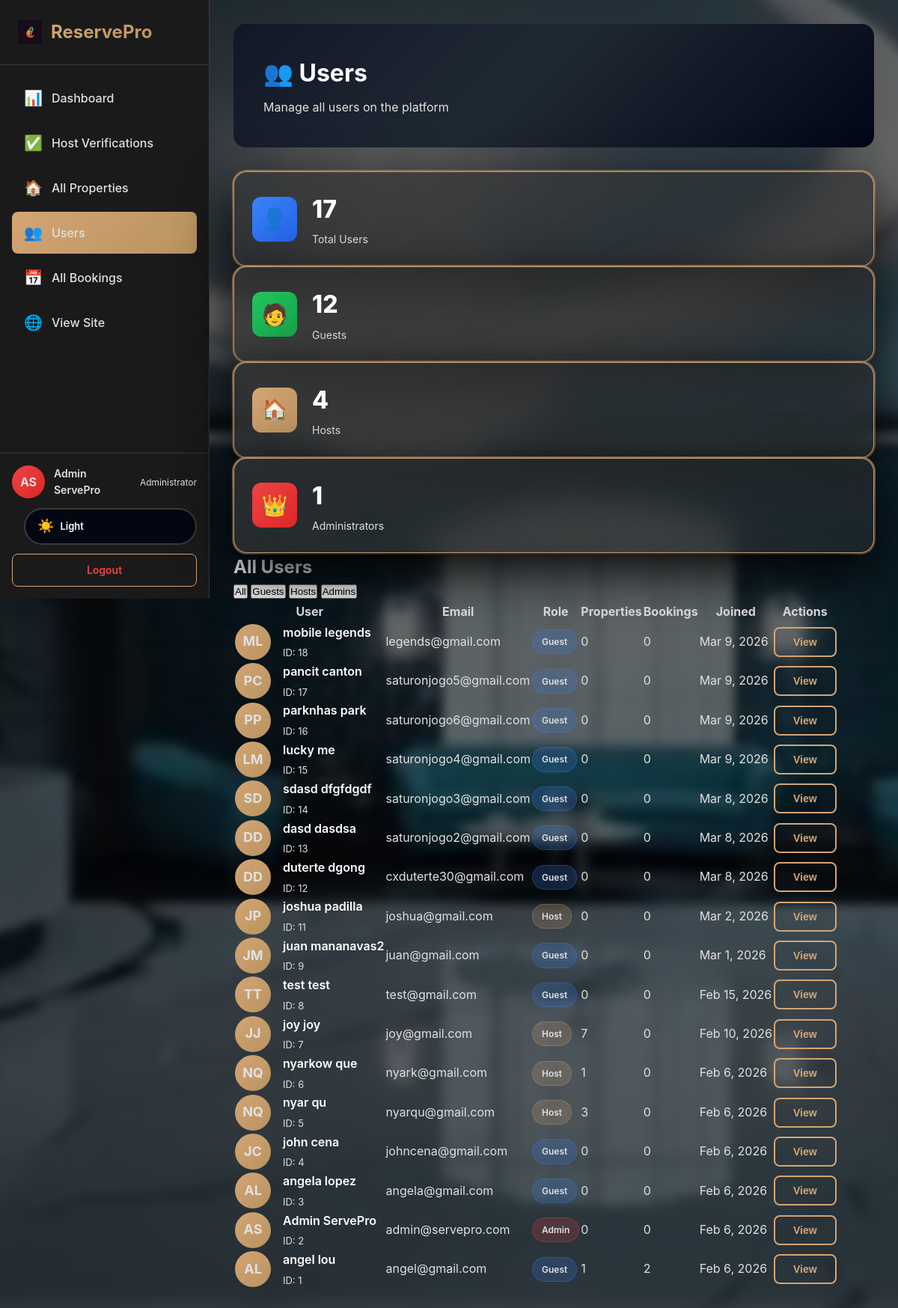
Screenshot of /admin/users.php (signed in) with the database file from the repository.
### tables this page shows
CREATE TABLE `users` (
  `id` int(11) NOT NULL,
  `first_name` varchar(50) NOT NULL,
  `last_name` varchar(50) NOT NULL,
  `date_of_birth` date DEFAULT NULL,
  `email` varchar(100) NOT NULL,
  `password` varchar(255) NOT NULL,
  `created_at` timestamp NOT NULL DEFAULT current_timestamp(),
  `role` enum('guest','host','admin') DEFAULT 'guest',
  `email_verified` tinyint(1) NOT NULL DEFAULT 0,
  `verification_token` varchar(100) DEFAULT NULL,
  `host_verified` tinyint(1) NOT NULL DEFAULT 0,
  `host_verification_status` enum('none','under review','approved','rejected') NOT NULL DEFAULT 'none'
);

### config/session.php (called while the page is built, shortened)
<?php
function getCurrentUser() {
    $conn = getDBConnection();
    $user_id = $_SESSION['user_id'];
    $stmt = $conn->prepare("SELECT id, first_name, last_name, email, role, IFNULL(host_verified, 0) AS host_verified FROM users WHERE id = ?");
    $stmt->bind_param("i", $user_id);
    $stmt->execute();
    $result = $stmt->get_result();
    $user = $result->fetch_assoc();
    return $user;
}
?>

### admin/users.php (the view, shortened to what this page needs)
<?php
require_once __DIR__ . '/../config/session.php';
$user = getCurrentUser();
$conn = getDBConnection();
$query = "
    SELECT
        u.*,
        (SELECT COUNT(*) FROM properties WHERE host_id = u.id) as total_properties,
        (SELECT COUNT(*) FROM bookings WHERE guest_id = u.id) as total_bookings
    FROM users u
    ORDER BY u.created_at DESC
";
$result = $conn->query($query);
$users = $result->fetch_all(MYSQLI_ASSOC);
$stats = [
    'total' => count($users),
    'guests' => 0,
    'hosts' => 0,
    'admins' => 0
];
foreach ($users as $u) {
    $stats[$u['role'] . 's']++;
}
?>
<!DOCTYPE html>
<html lang="en">
<head>
    <link rel="stylesheet" href="../assets/css/style.css?v=10.0">
    <link rel="stylesheet" href="../assets/css/host-dashboard.css?v=10.0">
    <link rel="stylesheet" href="../assets/css/admin.css?v=10.0">
    <link rel="stylesheet" href="../assets/css/theme-toggle.css?v=10.0">
</head>
<body class="dashboard-page">
    <div class="host-layout">
        <aside class="host-sidebar">
            <div class="sidebar-header">
                <a href="../home.php" class="sidebar-brand">
                    <?php require __DIR__ . '/../includes/brand-icon-svg.php'; ?>
                    <span>ReservePro</span>
                </a>
            </div>
            <nav class="sidebar-nav">
                <a href="dashboard.php" class="nav-item">
                    <span class="nav-icon">📊</span>
                    <span>Dashboard</span>
                </a>
                <a href="host-verifications.php" class="nav-item">
                    <span class="nav-icon">✅</span>
                    <span>Host Verifications</span>
                </a>
                <a href="properties.php" class="nav-item">
                    <span class="nav-icon">🏠</span>
                    <span>All Properties</span>
                </a>
                <a href="users.php" class="nav-item active">
                    <span class="nav-icon">👥</span>
                    <span>Users</span>
                </a>
                <a href="bookings.php" class="nav-item">
                    <span class="nav-icon">📅</span>
                    <span>All Bookings</span>
                </a>
                <a href="../home.php" class="nav-item">
                    <span class="nav-icon">🌐</span>
                    <span>View Site</span>
                </a>
            </nav>
            <div class="sidebar-footer">
                <div class="user-profile">
                    <div class="user-avatar" style="background: linear-gradient(135deg, #EF4444, #DC2626);">
                        <?php echo strtoupper(substr($user['first_name'], 0, 1) . substr($user['last_name'], 0, 1)); ?>
                    </div>
                    <div class="user-info">
                        <div class="user-name"><?php echo htmlspecialchars($user['first_name'] . ' ' . $user['last_name']); ?></div>
                        <div class="user-role">Administrator</div>
                    </div>
                </div>
                <div class="theme-toggle" style="margin-bottom: 12px;">
                    <span class="theme-toggle-icon">☀️</span>
                    <span class="theme-toggle-text">Light</span>
                </div>
                <a href="../logout.php" class="btn-logout">Logout</a>
            </div>
        </aside>
        <main class="host-main">
            <div class="users-header">
                <h1>👥 Users</h1>
                <p>Manage all users on the platform</p>
            </div>
            <div class="properties-stats">
                <div class="stat-card">
                    <div class="stat-icon" style="background: linear-gradient(135deg, #3B82F6, #2563EB);">👤</div>
                    <div class="stat-content">
                        <h3><?php echo $stats['total']; ?></h3>
                        <p>Total Users</p>
                    </div>
                </div>
                <div class="stat-card">
                    <div class="stat-icon" style="background: linear-gradient(135deg, #22C55E, #16A34A);">🧑</div>
                    <div class="stat-content">
                        <h3><?php echo $stats['guests']; ?></h3>
                        <p>Guests</p>
                    </div>
                </div>
                <div class="stat-card">
                    <div class="stat-icon" style="background: linear-gradient(135deg, #D4A574, #B8935F);">🏠</div>
                    <div class="stat-content">
                        <h3><?php echo $stats['hosts']; ?></h3>
                        <p>Hosts</p>
                    </div>
                </div>
                <div class="stat-card">
                    <div class="stat-icon" style="background: linear-gradient(135deg, #EF4444, #DC2626);">👑</div>
                    <div class="stat-content">
                        <h3><?php echo $stats['admins']; ?></h3>
                        <p>Administrators</p>
                    </div>
                </div>
            </div>
            <div class="properties-table-container">
                <div class="table-header">
                    <h2>All Users</h2>
                    <div class="filter-tabs">
                        <button class="filter-tab active" onclick="filterUsers('all')">All</button>
                        <button class="filter-tab" onclick="filterUsers('guest')">Guests</button>
                        <button class="filter-tab" onclick="filterUsers('host')">Hosts</button>
                        <button class="filter-tab" onclick="filterUsers('admin')">Admins</button>
                    </div>
                </div>
                <table class="properties-table">
                    <thead>
                        <tr>
                            <th>User</th>
                            <th>Email</th>
                            <th>Role</th>
                            <th>Properties</th>
                            <th>Bookings</th>
                            <th>Joined</th>
                            <th>Actions</th>
                        </tr>
                    </thead>
                    <tbody>
                        <?php foreach ($users as $u): ?>
                            <tr data-role="<?php echo $u['role']; ?>">
                                <td>
                                    <div class="user-cell">
                                        <div class="user-avatar-large">
                                            <?php echo strtoupper(substr($u['first_name'], 0, 1) . substr($u['last_name'], 0, 1)); ?>
                                        </div>
                                        <div class="user-details">
                                            <h3><?php echo htmlspecialchars($u['first_name'] . ' ' . $u['last_name']); ?></h3>
                                            <p>ID: <?php echo $u['id']; ?></p>
                                        </div>
                                    </div>
                                </td>
                                <td><?php echo htmlspecialchars($u['email']); ?></td>
                                <td>
                                    <span class="role-badge role-<?php echo $u['role']; ?>">
                                        <?php echo ucfirst($u['role']); ?>
                                    </span>
                                </td>
                                <td><?php echo $u['total_properties']; ?></td>
                                <td><?php echo $u['total_bookings']; ?></td>
                                <td><?php echo date('M j, Y', strtotime($u['created_at'])); ?></td>
                                <td>
                                    <div class="action-buttons">
                                        <button class="btn-action btn-view" onclick="viewUser(<?php echo $u['id']; ?>)">View</button>
                                    </div>
                                </td>
                            </tr>
                        <?php endforeach; ?>
                    </tbody>
                </table>
            </div>
        </main>
    </div>
</body>
</html>

### assets/css/style.css (style rules this page uses)
* { margin: 0; padding: 0; box-sizing: border-box; }
:root { --primary-color: #D4A574; --primary-dark: #B8935F; --primary-light: #E6C89C; --secondary-color: #1A1A1A; --accent-color: #D4A574; --text-dark: #FFFFFF; --text-gray: #B8B8B8; --bg-light: #1F1F1F; --border-color: #3A3A3A; --bg-primary: #020617; --bg-secondary: #030712; --bg-tertiary: #111827; --wood-dark: #111827; --wood-medium: #1F2933; --wood-light: #4B5563; }
body { font-family: -apple-system, BlinkMacSystemFont, 'Segoe UI', 'Inter', Roboto, 'Helvetica Neue', Arial, sans-serif; background: var(--bg-primary); color: #FFFFFF !important; line-height: 1.6; min-height: 100vh; }
.auth-page, .dashboard-page { position: relative; background: transparent; }
.auth-page::before, .dashboard-page::before { content: ''; position: fixed; top: 0; left: 0; width: 100%; height: 100%; background: url('../../background%20image/this.webp') center center / cover no-repeat; filter: blur(6px); transform: scale(1.04); z-index: -2; }
.auth-page::after, .dashboard-page::after { content: ''; position: fixed; top: 0; left: 0; width: 100%; height: 100%; background: rgba(0, 0, 0, 0.6); z-index: -1; }
h1, h2, h3, h4, h5, h6 { color: #FFFFFF !important; }
p, span, div { color: #E0E0E0 !important; }
.user-info { display: flex; align-items: center; gap: 16px; }
.user-avatar { width: 48px; height: 48px; border-radius: 50%; background: linear-gradient(135deg, var(--primary-color), var(--primary-dark)); display: flex; align-items: center; justify-content: center; color: white; font-size: 20px; font-weight: 600; }
.user-details h3 { font-size: 16px; font-weight: 600; color: var(--text-dark); }
.user-details p { font-size: 14px; color: var(--text-gray); }
.btn-logout { background: transparent; color: var(--primary-color); border: 2px solid var(--primary-color); border-radius: 8px; padding: 10px 20px; font-size: 14px; font-weight: 600; cursor: pointer; text-decoration: none; transition: all 0.2s ease; }

### assets/css/admin.css (style rules this page uses)
.btn-view { padding: 10px 24px; background: transparent; color: #D4A574; border: 2px solid #D4A574; border-radius: 8px; font-weight: 600; font-size: 14px; text-decoration: none; display: inline-flex; align-items: center; transition: all 0.2s ease; }

### assets/css/theme-toggle.css (style rules this page uses)
.theme-toggle { display: flex; align-items: center; gap: 8px; padding: 8px 16px; background: var(--bg-secondary); border: 2px solid var(--border-color); border-radius: 50px; cursor: pointer; transition: all 0.3s ease; margin-left: 16px; }
.theme-toggle-icon { font-size: 18px; transition: transform 0.3s ease; }
.theme-toggle-text { font-size: 13px; font-weight: 600; color: var(--text-dark) !important; user-select: none; }
body.auth-page, body.auth-page.light-mode, body.dashboard-page, body.dashboard-page.light-mode { background: transparent !important; }
.dashboard-page .host-main, .dashboard-page .main-content { background: transparent !important; }
body, .navbar, .service-card, .experience-card, .feature-card, .info-card, .faq-item, .contact-form-wrapper, .filters-sidebar, .search-box, input, select, textarea, .hero, .about-hero, .contact-hero, .experiences-hero { transition: background 0.3s ease, color 0.3s ease, border-color 0.3s ease, box-shadow 0.3s ease !important; }

### admin/users.php (style rules this page uses)
.users-header { background: linear-gradient(135deg, #111827 0%, #1F2933 45%, #020617 100%); padding: 40px; border-radius: 16px; margin-bottom: 32px; color: white; }
.users-header h1 { font-size: 32px; margin-bottom: 8px; color: #FFFFFF !important; }
.user-avatar-large { width: 48px; height: 48px; border-radius: 50%; background: linear-gradient(135deg, #D4A574, #B8935F); display: flex; align-items: center; justify-content: center; font-weight: 700; color: #0F0F0F; font-size: 18px; }
.user-cell { display: flex; gap: 16px; align-items: center; }
.user-details h3 { font-size: 16px; font-weight: 600; color: #FFFFFF; margin-bottom: 4px; }
.user-details p { font-size: 13px; color: #B8B8B8; }
.role-badge { display: inline-block; padding: 6px 12px; border-radius: 20px; font-size: 12px; font-weight: 600; text-transform: capitalize; }
.role-guest { background: rgba(59, 130, 246, 0.2); color: #3B82F6; border: 1px solid rgba(59, 130, 246, 0.3); }
.role-host { background: rgba(212, 165, 116, 0.2); color: #D4A574; border: 1px solid rgba(212, 165, 116, 0.3); }
.role-admin { background: rgba(239, 68, 68, 0.2); color: #EF4444; border: 1px solid rgba(239, 68, 68, 0.3); }

### rows the page displays
users: first_name+last_name "AS", first_name+last_name "Admin ServePro", id "2", email "admin@servepro.com", role "Admin", total_properties "0", total_bookings "0", created_at "Feb 6, 2026"
users: first_name+last_name "ML", first_name+last_name "mobile legends", id "18", email "legends@gmail.com", role "Guest", total_properties "0", total_bookings "0", created_at "Mar 9, 2026"
users: first_name+last_name "PC", first_name+last_name "pancit canton", id "17", email "saturonjogo5@gmail.com", role "Guest", total_properties "0", total_bookings "0", created_at "Mar 9, 2026"
users: first_name+last_name "PP", first_name+last_name "parknhas park", id "16", email "saturonjogo6@gmail.com", role "Guest", total_properties "0", total_bookings "0", created_at "Mar 9, 2026"
users: first_name+last_name "LM", first_name+last_name "lucky me", id "15", email "saturonjogo4@gmail.com", role "Guest", total_properties "0", total_bookings "0", created_at "Mar 9, 2026"
users: first_name+last_name "SD", first_name+last_name "sdasd dfgfdgdf", id "14", email "saturonjogo3@gmail.com", role "Guest", total_properties "0", total_bookings "0", created_at "Mar 8, 2026"
users: first_name+last_name "DD", first_name+last_name "dasd dasdsa", id "13", email "saturonjogo2@gmail.com", role "Guest", total_properties "0", total_bookings "0", created_at "Mar 8, 2026"
users: first_name+last_name "DD", first_name+last_name "duterte dgong", id "12", email "cxduterte30@gmail.com", role "Guest", total_properties "0", total_bookings "0", created_at "Mar 8, 2026"
users: first_name+last_name "JP", first_name+last_name "joshua padilla", id "11", email "joshua@gmail.com", role "Host", total_properties "0", total_bookings "0", created_at "Mar 2, 2026"
users: first_name+last_name "JM", first_name+last_name "juan mananavas2", id "9", email "juan@gmail.com", role "Guest", total_properties "0", total_bookings "0", created_at "Mar 1, 2026"
users: first_name+last_name "TT", first_name+last_name "test test", id "8", email "test@gmail.com", role "Guest", total_properties "0", total_bookings "0", created_at "Feb 15, 2026"
users: first_name+last_name "JJ", first_name+last_name "joy joy", id "7", email "joy@gmail.com", role "Host", total_properties "7", total_bookings "0", created_at "Feb 10, 2026"
users: first_name+last_name "NQ", first_name+last_name "nyarkow que", id "6", email "nyark@gmail.com", role "Host", total_properties "1", total_bookings "0", created_at "Feb 6, 2026"
users: first_name+last_name "NQ", first_name+last_name "nyar qu", id "5", email "nyarqu@gmail.com", role "Host", total_properties "3", total_bookings "0", created_at "Feb 6, 2026"
users: first_name+last_name "JC", first_name+last_name "john cena", id "4", email "johncena@gmail.com", role "Guest", total_properties "0", total_bookings "0", created_at "Feb 6, 2026"
users: first_name+last_name "AL", first_name+last_name "angela lopez", id "3", email "angela@gmail.com", role "Guest", total_properties "0", total_bookings "0", created_at "Feb 6, 2026"
users: first_name+last_name "AL", first_name+last_name "angel lou", id "1", email "angel@gmail.com", role "Guest", total_properties "1", total_bookings "2", created_at "Feb 6, 2026"

### other values shown
$stats['total'] "17"
$stats['guests'] "12"
$stats['hosts'] "4"
$stats['admins'] "1"
